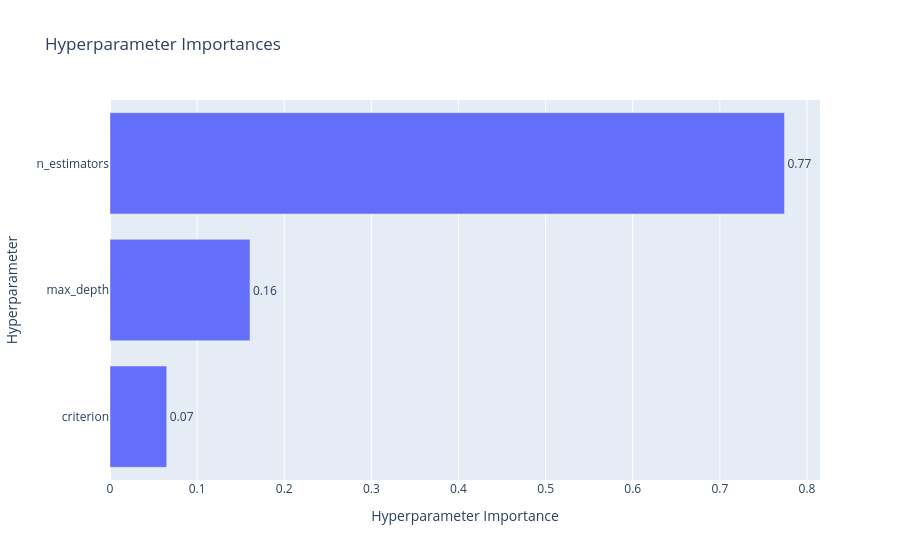

Notebook code cell kept with this figure:
### Code cell
plot_param_importances(study)

### Figure 1 — Plotly figure (JSON) as saved in the notebook; plotly's stock layout.template omitted (floating-point values rounded to 4 significant figures)
{"data": [{"cliponaxis": false, "hovertemplate": ["criterion (CategoricalDistribution): 0.06512034249692074<extra></extra>", "max_depth (IntDistribution): 0.16068138448717387<extra></extra>", "n_estimators (IntDistribution): 0.7741982730159053<extra></extra>"], "name": "Objective Value", "orientation": "h", "text": ["0.07", "0.16", "0.77"], "textposition": "outside", "type": "bar", "x": [0.06512, 0.1607, 0.7742], "y": ["criterion", "max_depth", "n_estimators"]}], "layout": {"title": {"text": "Hyperparameter Importances"}, "xaxis": {"title": {"text": "Hyperparameter Importance"}}, "yaxis": {"title": {"text": "Hyperparameter"}}}}
